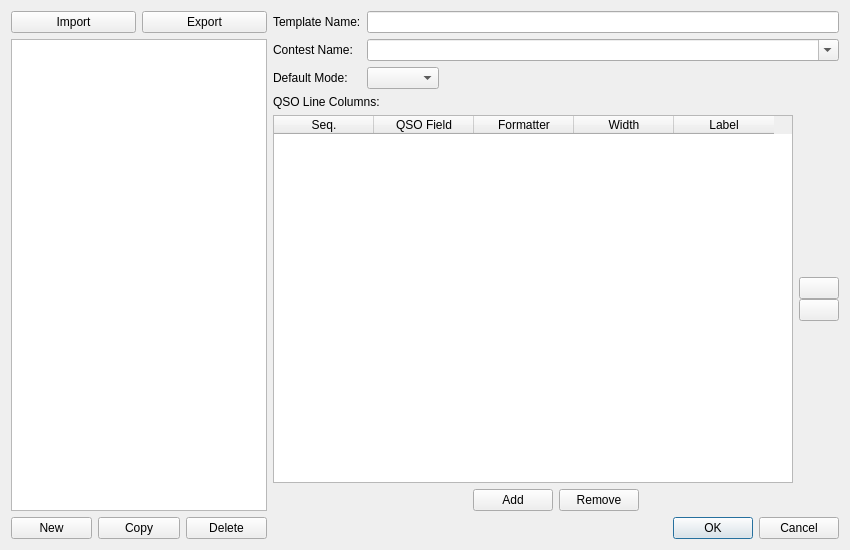
<?xml version="1.0" encoding="UTF-8"?>
<ui version="4.0">
 <class>CabrilloTemplateDialog</class>
 <widget class="QDialog" name="CabrilloTemplateDialog">
  <property name="geometry">
   <rect>
    <x>0</x>
    <y>0</y>
    <width>850</width>
    <height>550</height>
   </rect>
  </property>
  <property name="windowTitle">
   <string>Cabrillo Template Manager</string>
  </property>
  <property name="modal">
   <bool>true</bool>
  </property>
  <layout class="QHBoxLayout" name="mainHLayout">
   <item>
    <layout class="QVBoxLayout" name="leftLayout">
     <item>
      <layout class="QHBoxLayout" name="horizontalLayout_2">
       <item>
        <widget class="QPushButton" name="loadTemplateButton">
         <property name="toolTip">
          <string>Import template</string>
         </property>
         <property name="text">
          <string>Import</string>
         </property>
         <property name="icon">
          <iconset theme="document-open"/>
         </property>
        </widget>
       </item>
       <item>
        <widget class="QPushButton" name="exportTemplateButton">
         <property name="toolTip">
          <string>Export template</string>
         </property>
         <property name="text">
          <string>Export</string>
         </property>
         <property name="icon">
          <iconset theme="document-save-as"/>
         </property>
        </widget>
       </item>
      </layout>
     </item>
     <item>
      <widget class="QListWidget" name="templateList">
       <property name="sizePolicy">
        <sizepolicy hsizetype="Preferred" vsizetype="Expanding">
         <horstretch>0</horstretch>
         <verstretch>0</verstretch>
        </sizepolicy>
       </property>
      </widget>
     </item>
     <item>
      <layout class="QHBoxLayout" name="listButtonLayout">
       <item>
        <widget class="QPushButton" name="newButton">
         <property name="toolTip">
          <string>New template</string>
         </property>
         <property name="text">
          <string>New</string>
         </property>
         <property name="icon">
          <iconset theme="document-new"/>
         </property>
        </widget>
       </item>
       <item>
        <widget class="QPushButton" name="copyButton">
         <property name="toolTip">
          <string>Copy existing template</string>
         </property>
         <property name="text">
          <string>Copy</string>
         </property>
         <property name="icon">
          <iconset theme="edit-copy"/>
         </property>
        </widget>
       </item>
       <item>
        <widget class="QPushButton" name="deleteButton">
         <property name="toolTip">
          <string>Delete template</string>
         </property>
         <property name="text">
          <string>Delete</string>
         </property>
         <property name="icon">
          <iconset theme="edit-delete"/>
         </property>
        </widget>
       </item>
      </layout>
     </item>
    </layout>
   </item>
   <item>
    <layout class="QVBoxLayout" name="rightLayout">
     <item>
      <layout class="QFormLayout" name="editorFormLayout">
       <item row="0" column="0">
        <widget class="QLabel" name="nameEditorLabel">
         <property name="text">
          <string>Template Name:</string>
         </property>
        </widget>
       </item>
       <item row="0" column="1">
        <widget class="QLineEdit" name="nameEdit"/>
       </item>
       <item row="1" column="0">
        <widget class="QLabel" name="contestEditorLabel">
         <property name="text">
          <string>Contest Name:</string>
         </property>
        </widget>
       </item>
       <item row="1" column="1">
        <widget class="QComboBox" name="contestCombo">
         <property name="editable">
          <bool>true</bool>
         </property>
        </widget>
       </item>
       <item row="2" column="0">
        <widget class="QLabel" name="defaultModeEditorLabel">
         <property name="text">
          <string>Default Mode:</string>
         </property>
        </widget>
       </item>
       <item row="2" column="1">
        <widget class="QComboBox" name="defaultModeCombo">
         <property name="sizePolicy">
          <sizepolicy hsizetype="Maximum" vsizetype="Fixed">
           <horstretch>0</horstretch>
           <verstretch>0</verstretch>
          </sizepolicy>
         </property>
         <property name="sizeAdjustPolicy">
          <enum>QComboBox::AdjustToContents</enum>
         </property>
        </widget>
       </item>
      </layout>
     </item>
     <item>
      <widget class="QLabel" name="columnsLabel">
       <property name="text">
        <string>QSO Line Columns:</string>
       </property>
      </widget>
     </item>
     <item>
      <layout class="QHBoxLayout" name="horizontalLayout">
       <property name="bottomMargin">
        <number>0</number>
       </property>
       <item>
        <widget class="QTableWidget" name="columnsTable">
         <property name="toolTip">
          <string>Contest name as required by the rules. It is possible to enter a custom string if it is not included in the list.</string>
         </property>
         <property name="selectionMode">
          <enum>QAbstractItemView::SingleSelection</enum>
         </property>
         <property name="selectionBehavior">
          <enum>QAbstractItemView::SelectRows</enum>
         </property>
         <property name="verticalScrollMode">
          <enum>QAbstractItemView::ScrollPerPixel</enum>
         </property>
         <property name="horizontalScrollMode">
          <enum>QAbstractItemView::ScrollPerPixel</enum>
         </property>
         <property name="columnCount">
          <number>5</number>
         </property>
         <attribute name="verticalHeaderVisible">
          <bool>false</bool>
         </attribute>
         <column>
          <property name="text">
           <string>Seq.</string>
          </property>
         </column>
         <column>
          <property name="text">
           <string>QSO Field</string>
          </property>
         </column>
         <column>
          <property name="text">
           <string>Formatter</string>
          </property>
         </column>
         <column>
          <property name="text">
           <string>Width</string>
          </property>
         </column>
         <column>
          <property name="text">
           <string>Label</string>
          </property>
         </column>
        </widget>
       </item>
       <item>
        <layout class="QVBoxLayout" name="verticalLayout">
         <property name="spacing">
          <number>0</number>
         </property>
         <property name="leftMargin">
          <number>0</number>
         </property>
         <item>
          <spacer name="verticalSpacer_2">
           <property name="orientation">
            <enum>Qt::Vertical</enum>
           </property>
           <property name="sizeHint" stdset="0">
            <size>
             <width>20</width>
             <height>40</height>
            </size>
           </property>
          </spacer>
         </item>
         <item>
          <widget class="QPushButton" name="moveUpButton">
           <property name="text">
            <string notr="true"/>
           </property>
           <property name="icon">
            <iconset resource="../res/icons/icons.qrc">
             <normaloff>:/icons/baseline-play_up-24px.svg</normaloff>:/icons/baseline-play_up-24px.svg</iconset>
           </property>
          </widget>
         </item>
         <item>
          <widget class="QPushButton" name="moveDownButton">
           <property name="text">
            <string notr="true"/>
           </property>
           <property name="icon">
            <iconset resource="../res/icons/icons.qrc">
             <normaloff>:/icons/baseline-play_down-24px.svg</normaloff>:/icons/baseline-play_down-24px.svg</iconset>
           </property>
          </widget>
         </item>
         <item>
          <spacer name="verticalSpacer">
           <property name="orientation">
            <enum>Qt::Vertical</enum>
           </property>
           <property name="sizeHint" stdset="0">
            <size>
             <width>20</width>
             <height>40</height>
            </size>
           </property>
          </spacer>
         </item>
        </layout>
       </item>
      </layout>
     </item>
     <item>
      <layout class="QHBoxLayout" name="colButtonLayout">
       <item>
        <spacer name="colButtonSpacer">
         <property name="orientation">
          <enum>Qt::Horizontal</enum>
         </property>
         <property name="sizeHint" stdset="0">
          <size>
           <width>0</width>
           <height>0</height>
          </size>
         </property>
        </spacer>
       </item>
       <item>
        <widget class="QPushButton" name="addColumnButton">
         <property name="sizePolicy">
          <sizepolicy hsizetype="Minimum" vsizetype="Fixed">
           <horstretch>0</horstretch>
           <verstretch>0</verstretch>
          </sizepolicy>
         </property>
         <property name="toolTip">
          <string>Add line</string>
         </property>
         <property name="text">
          <string>Add</string>
         </property>
        </widget>
       </item>
       <item>
        <widget class="QPushButton" name="removeColumnButton">
         <property name="toolTip">
          <string>Remove selected line</string>
         </property>
         <property name="text">
          <string>Remove</string>
         </property>
        </widget>
       </item>
       <item>
        <spacer name="horizontalSpacer">
         <property name="orientation">
          <enum>Qt::Horizontal</enum>
         </property>
         <property name="sizeHint" stdset="0">
          <size>
           <width>40</width>
           <height>20</height>
          </size>
         </property>
        </spacer>
       </item>
      </layout>
     </item>
     <item>
      <widget class="QDialogButtonBox" name="buttonBox">
       <property name="standardButtons">
        <set>QDialogButtonBox::Cancel|QDialogButtonBox::Ok</set>
       </property>
      </widget>
     </item>
    </layout>
   </item>
  </layout>
 </widget>
 <tabstops>
  <tabstop>nameEdit</tabstop>
  <tabstop>contestCombo</tabstop>
  <tabstop>defaultModeCombo</tabstop>
  <tabstop>newButton</tabstop>
  <tabstop>copyButton</tabstop>
  <tabstop>deleteButton</tabstop>
  <tabstop>addColumnButton</tabstop>
  <tabstop>removeColumnButton</tabstop>
  <tabstop>templateList</tabstop>
 </tabstops>
 <resources>
  <include location="../res/icons/icons.qrc"/>
 </resources>
 <connections>
  <connection>
   <sender>buttonBox</sender>
   <signal>rejected()</signal>
   <receiver>CabrilloTemplateDialog</receiver>
   <slot>reject()</slot>
   <hints>
    <hint type="sourcelabel">
     <x>425</x>
     <y>530</y>
    </hint>
    <hint type="destinationlabel">
     <x>425</x>
     <y>275</y>
    </hint>
   </hints>
  </connection>
  <connection>
   <sender>buttonBox</sender>
   <signal>accepted()</signal>
   <receiver>CabrilloTemplateDialog</receiver>
   <slot>accept()</slot>
   <hints>
    <hint type="sourcelabel">
     <x>425</x>
     <y>530</y>
    </hint>
    <hint type="destinationlabel">
     <x>425</x>
     <y>275</y>
    </hint>
   </hints>
  </connection>
  <connection>
   <sender>templateList</sender>
   <signal>currentRowChanged(int)</signal>
   <receiver>CabrilloTemplateDialog</receiver>
   <slot>templateSelectionChanged()</slot>
   <hints>
    <hint type="sourcelabel">
     <x>100</x>
     <y>200</y>
    </hint>
    <hint type="destinationlabel">
     <x>425</x>
     <y>275</y>
    </hint>
   </hints>
  </connection>
  <connection>
   <sender>newButton</sender>
   <signal>clicked()</signal>
   <receiver>CabrilloTemplateDialog</receiver>
   <slot>newTemplate()</slot>
   <hints>
    <hint type="sourcelabel">
     <x>60</x>
     <y>480</y>
    </hint>
    <hint type="destinationlabel">
     <x>425</x>
     <y>275</y>
    </hint>
   </hints>
  </connection>
  <connection>
   <sender>copyButton</sender>
   <signal>clicked()</signal>
   <receiver>CabrilloTemplateDialog</receiver>
   <slot>copyTemplate()</slot>
   <hints>
    <hint type="sourcelabel">
     <x>120</x>
     <y>480</y>
    </hint>
    <hint type="destinationlabel">
     <x>425</x>
     <y>275</y>
    </hint>
   </hints>
  </connection>
  <connection>
   <sender>deleteButton</sender>
   <signal>clicked()</signal>
   <receiver>CabrilloTemplateDialog</receiver>
   <slot>deleteTemplate()</slot>
   <hints>
    <hint type="sourcelabel">
     <x>160</x>
     <y>480</y>
    </hint>
    <hint type="destinationlabel">
     <x>425</x>
     <y>275</y>
    </hint>
   </hints>
  </connection>
  <connection>
   <sender>addColumnButton</sender>
   <signal>clicked()</signal>
   <receiver>CabrilloTemplateDialog</receiver>
   <slot>addColumn()</slot>
   <hints>
    <hint type="sourcelabel">
     <x>300</x>
     <y>400</y>
    </hint>
    <hint type="destinationlabel">
     <x>425</x>
     <y>275</y>
    </hint>
   </hints>
  </connection>
  <connection>
   <sender>removeColumnButton</sender>
   <signal>clicked()</signal>
   <receiver>CabrilloTemplateDialog</receiver>
   <slot>removeColumn()</slot>
   <hints>
    <hint type="sourcelabel">
     <x>400</x>
     <y>400</y>
    </hint>
    <hint type="destinationlabel">
     <x>425</x>
     <y>275</y>
    </hint>
   </hints>
  </connection>
  <connection>
   <sender>moveUpButton</sender>
   <signal>clicked()</signal>
   <receiver>CabrilloTemplateDialog</receiver>
   <slot>moveColumnUp()</slot>
   <hints>
    <hint type="sourcelabel">
     <x>500</x>
     <y>400</y>
    </hint>
    <hint type="destinationlabel">
     <x>425</x>
     <y>275</y>
    </hint>
   </hints>
  </connection>
  <connection>
   <sender>moveDownButton</sender>
   <signal>clicked()</signal>
   <receiver>CabrilloTemplateDialog</receiver>
   <slot>moveColumnDown()</slot>
   <hints>
    <hint type="sourcelabel">
     <x>600</x>
     <y>400</y>
    </hint>
    <hint type="destinationlabel">
     <x>425</x>
     <y>275</y>
    </hint>
   </hints>
  </connection>
  <connection>
   <sender>loadTemplateButton</sender>
   <signal>clicked()</signal>
   <receiver>CabrilloTemplateDialog</receiver>
   <slot>loadTemplate()</slot>
   <hints>
    <hint type="sourcelabel">
     <x>72</x>
     <y>24</y>
    </hint>
    <hint type="destinationlabel">
     <x>424</x>
     <y>274</y>
    </hint>
   </hints>
  </connection>
  <connection>
   <sender>exportTemplateButton</sender>
   <signal>clicked()</signal>
   <receiver>CabrilloTemplateDialog</receiver>
   <slot>exportTemplate()</slot>
   <hints>
    <hint type="sourcelabel">
     <x>202</x>
     <y>24</y>
    </hint>
    <hint type="destinationlabel">
     <x>424</x>
     <y>274</y>
    </hint>
   </hints>
  </connection>
 </connections>
 <slots>
  <slot>templateSelectionChanged()</slot>
  <slot>newTemplate()</slot>
  <slot>copyTemplate()</slot>
  <slot>deleteTemplate()</slot>
  <slot>addColumn()</slot>
  <slot>removeColumn()</slot>
  <slot>moveColumnUp()</slot>
  <slot>moveColumnDown()</slot>
  <slot>loadTemplate()</slot>
  <slot>exportTemplate()</slot>
 </slots>
</ui>
